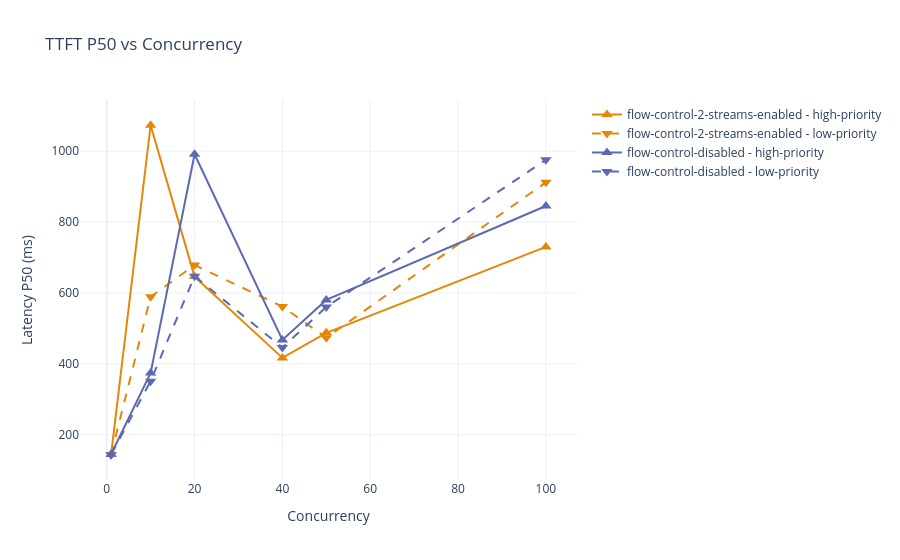
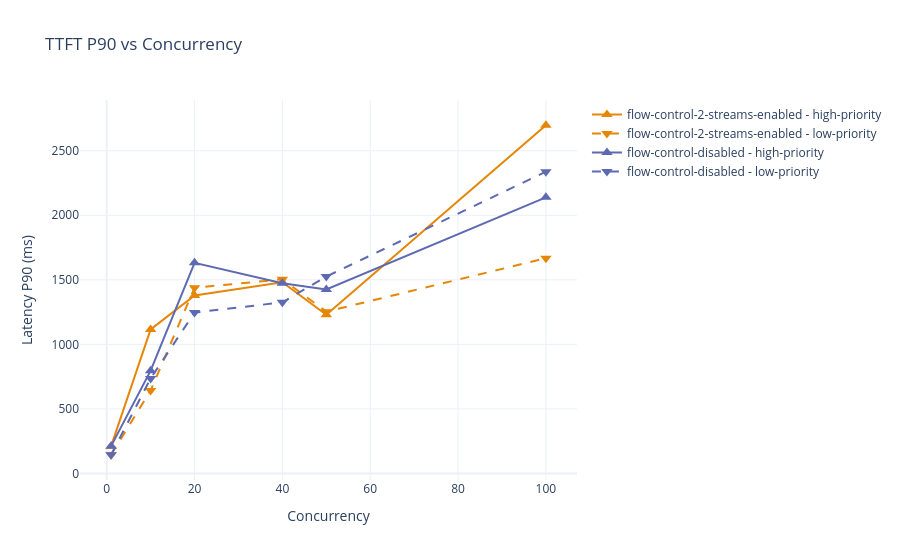
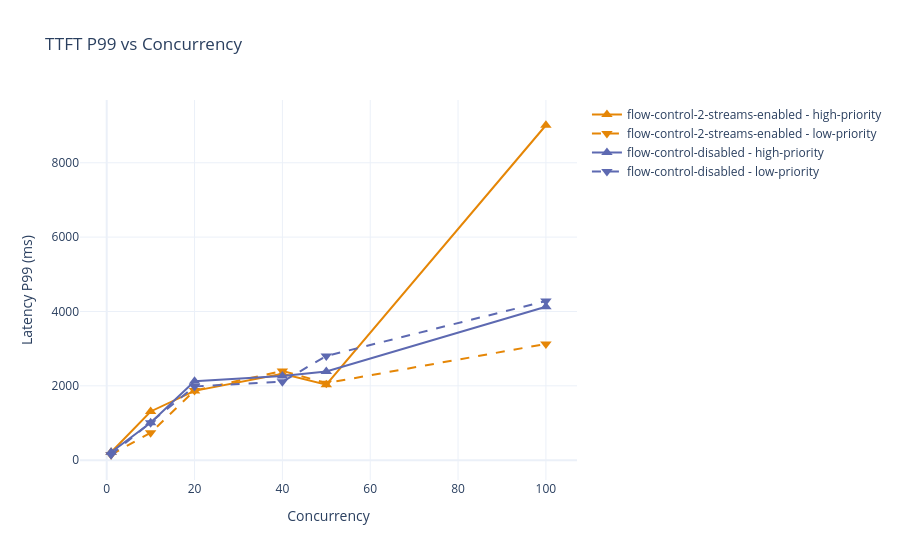
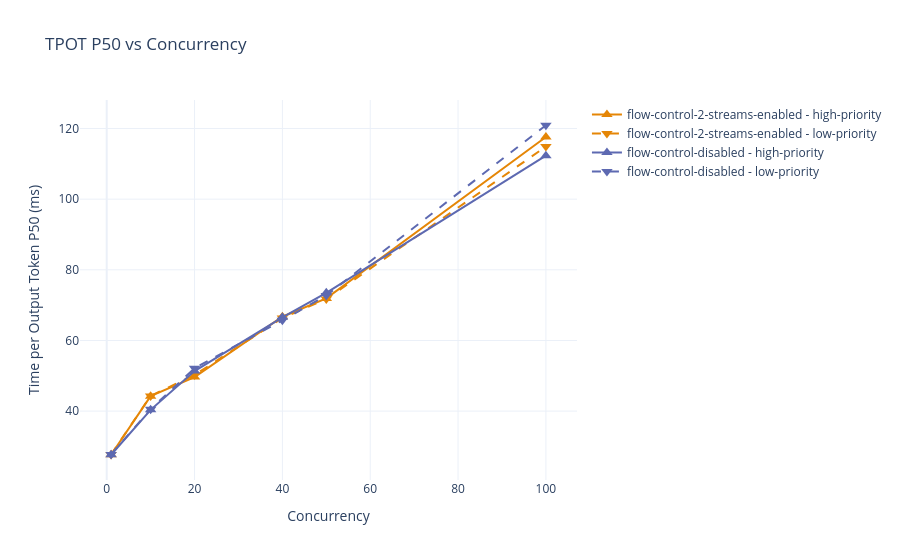

Notebook code for these charts, in order:
### Code cell
# Define colors for each experiment
experiments = df['Experiment'].unique()
import plotly.express as px
colors = px.colors.qualitative.Vivid
pio.templates.default = "plotly_white"
# Define symbols for streams
symbol_map = {
    'high-priority': 'triangle-up',
    'low-priority': 'triangle-down'
}

def create_metric_chart(df, metric_col, title, yaxis_title):
    """Create a scatter plot for a given metric vs concurrency."""
    fig = go.Figure()
    
    for i, experiment in enumerate(sorted(df['Experiment'].unique())):
        for stream in df['Stream'].unique():
            # Filter data for this experiment and stream
            mask = (df['Experiment'] == experiment) & (df['Stream'] == stream)
            data = df[mask].sort_values('Concurrency')
            
            if len(data) > 0:
                fig.add_trace(go.Scatter(
                    x=data['Concurrency'],
                    y=data[metric_col],
                    mode='lines+markers',
                    name=f'{experiment} - {stream}',
                    marker=dict(
                        symbol=symbol_map.get(stream, 'circle'),
                        size=10,
                        color=colors[i]
                    ),
                    line=dict(
                        color=colors[i],
                        dash='solid' if stream == 'high-priority' else 'dash'
                    )
                ))
    
    fig.update_layout(
        title=title,
        xaxis_title='Concurrency',
        yaxis_title=yaxis_title,
        hovermode='closest',
        showlegend=True
    )
    
    return fig

# Create charts for each metric
fig_ttft_p50 = create_metric_chart(df, 'TTFT_P50', 'TTFT P50 vs Concurrency', 'Latency P50 (ms)')
fig_ttft_p90 = create_metric_chart(df, 'TTFT_P90', 'TTFT P90 vs Concurrency', 'Latency P90 (ms)')
fig_ttft_p99 = create_metric_chart(df, 'TTFT_P99', 'TTFT P99 vs Concurrency', 'Latency P99 (ms)')
fig_tpot_p50 = create_metric_chart(df, 'TPOT_P50', 'TPOT P50 vs Concurrency', 'Time per Output Token P50 (ms)')
fig_tpot_p90 = create_metric_chart(df, 'TPOT_P90', 'TPOT P90 vs Concurrency', 'Time per Output Token P90 (ms)')
fig_tpot_p99 = create_metric_chart(df, 'TPOT_P99', 'TPOT P99 vs Concurrency', 'Time per Output Token P99 (ms)')

fig_throughput = create_metric_chart(df, 'Throughput', 'Throughput vs Concurrency', 'Throughput (req/s)')

fig_successful = create_metric_chart(df, 'Successful Reqs', 'Successful Requests vs Concurrency', 'Successful Requests')
fig_unsuccessful = create_metric_chart(df, 'Unsuccessful Reqs', 'Successful Requests vs Concurrency', 'Unsuccessful Requests')

# Display the charts
fig_ttft_p50.show()
fig_ttft_p90.show()
fig_ttft_p99.show()
fig_tpot_p50.show()
fig_tpot_p90.show()
fig_tpot_p99.show()
fig_throughput.show()
fig_successful.show()
fig_unsuccessful.show()

### Figure 1 — Plotly figure (JSON) as saved in the notebook; plotly's stock layout.template omitted (floating-point values rounded to 4 significant figures)
{"data": [{"line": {"color": "rgb(229, 134, 6)", "dash": "solid"}, "marker": {"color": "rgb(229, 134, 6)", "size": 10, "symbol": "triangle-up"}, "mode": "lines+markers", "name": "flow-control-2-streams-enabled - high-priority", "x": [1, 10, 20, 40, 50, 100], "y": [144.2, 1073.0, 646.1, 416.7, 487.4, 729.8], "type": "scatter"}, {"line": {"color": "rgb(229, 134, 6)", "dash": "dash"}, "marker": {"color": "rgb(229, 134, 6)", "size": 10, "symbol": "triangle-down"}, "mode": "lines+markers", "name": "flow-control-2-streams-enabled - low-priority", "x": [1, 10, 20, 40, 50, 100], "y": [143.3, 589.2, 678.5, 561.5, 473.6, 912.2], "type": "scatter"}, {"line": {"color": "rgb(93, 105, 177)", "dash": "solid"}, "marker": {"color": "rgb(93, 105, 177)", "size": 10, "symbol": "triangle-up"}, "mode": "lines+markers", "name": "flow-control-disabled - high-priority", "x": [1, 10, 20, 40, 50, 100], "y": [144.7, 374.2, 991.5, 467.3, 580.2, 845.3], "type": "scatter"}, {"line": {"color": "rgb(93, 105, 177)", "dash": "dash"}, "marker": {"color": "rgb(93, 105, 177)", "size": 10, "symbol": "triangle-down"}, "mode": "lines+markers", "name": "flow-control-disabled - low-priority", "x": [1, 10, 20, 40, 50, 100], "y": [143.6, 351.1, 647.3, 445.9, 560.3, 975.6], "type": "scatter"}], "layout": {"title": {"text": "TTFT P50 vs Concurrency"}, "xaxis": {"title": {"text": "Concurrency"}}, "yaxis": {"title": {"text": "Latency P50 (ms)"}}, "hovermode": "closest", "showlegend": true}}

### Figure 2 — Plotly figure (JSON) as saved in the notebook; plotly's stock layout.template omitted (floating-point values rounded to 4 significant figures)
{"data": [{"line": {"color": "rgb(229, 134, 6)", "dash": "solid"}, "marker": {"color": "rgb(229, 134, 6)", "size": 10, "symbol": "triangle-up"}, "mode": "lines+markers", "name": "flow-control-2-streams-enabled - high-priority", "x": [1, 10, 20, 40, 50, 100], "y": [211.3, 1116.0, 1378.0, 1481.0, 1230.0, 2698.0], "type": "scatter"}, {"line": {"color": "rgb(229, 134, 6)", "dash": "dash"}, "marker": {"color": "rgb(229, 134, 6)", "size": 10, "symbol": "triangle-down"}, "mode": "lines+markers", "name": "flow-control-2-streams-enabled - low-priority", "x": [1, 10, 20, 40, 50, 100], "y": [144.9, 642.7, 1439.0, 1504.0, 1253.0, 1668.0], "type": "scatter"}, {"line": {"color": "rgb(93, 105, 177)", "dash": "solid"}, "marker": {"color": "rgb(93, 105, 177)", "size": 10, "symbol": "triangle-up"}, "mode": "lines+markers", "name": "flow-control-disabled - high-priority", "x": [1, 10, 20, 40, 50, 100], "y": [211.7, 796.5, 1632.0, 1474.0, 1425.0, 2139.0], "type": "scatter"}, {"line": {"color": "rgb(93, 105, 177)", "dash": "dash"}, "marker": {"color": "rgb(93, 105, 177)", "size": 10, "symbol": "triangle-down"}, "mode": "lines+markers", "name": "flow-control-disabled - low-priority", "x": [1, 10, 20, 40, 50, 100], "y": [145.0, 735.8, 1246.0, 1325.0, 1526.0, 2338.0], "type": "scatter"}], "layout": {"title": {"text": "TTFT P90 vs Concurrency"}, "xaxis": {"title": {"text": "Concurrency"}}, "yaxis": {"title": {"text": "Latency P90 (ms)"}}, "hovermode": "closest", "showlegend": true}}

### Figure 3 — Plotly figure (JSON) as saved in the notebook; plotly's stock layout.template omitted (floating-point values rounded to 4 significant figures)
{"data": [{"line": {"color": "rgb(229, 134, 6)", "dash": "solid"}, "marker": {"color": "rgb(229, 134, 6)", "size": 10, "symbol": "triangle-up"}, "mode": "lines+markers", "name": "flow-control-2-streams-enabled - high-priority", "x": [1, 10, 20, 40, 50, 100], "y": [212.7, 1311.0, 1864.0, 2326.0, 2032.0, 9009.0], "type": "scatter"}, {"line": {"color": "rgb(229, 134, 6)", "dash": "dash"}, "marker": {"color": "rgb(229, 134, 6)", "size": 10, "symbol": "triangle-down"}, "mode": "lines+markers", "name": "flow-control-2-streams-enabled - low-priority", "x": [1, 10, 20, 40, 50, 100], "y": [147.2, 738.4, 1874.0, 2402.0, 2073.0, 3127.0], "type": "scatter"}, {"line": {"color": "rgb(93, 105, 177)", "dash": "solid"}, "marker": {"color": "rgb(93, 105, 177)", "size": 10, "symbol": "triangle-up"}, "mode": "lines+markers", "name": "flow-control-disabled - high-priority", "x": [1, 10, 20, 40, 50, 100], "y": [213.0, 1005.0, 2125.0, 2266.0, 2387.0, 4129.0], "type": "scatter"}, {"line": {"color": "rgb(93, 105, 177)", "dash": "dash"}, "marker": {"color": "rgb(93, 105, 177)", "size": 10, "symbol": "triangle-down"}, "mode": "lines+markers", "name": "flow-control-disabled - low-priority", "x": [1, 10, 20, 40, 50, 100], "y": [146.3, 1005.0, 1985.0, 2111.0, 2802.0, 4280.0], "type": "scatter"}], "layout": {"title": {"text": "TTFT P99 vs Concurrency"}, "xaxis": {"title": {"text": "Concurrency"}}, "yaxis": {"title": {"text": "Latency P99 (ms)"}}, "hovermode": "closest", "showlegend": true}}

### Figure 4 — Plotly figure (JSON) as saved in the notebook; plotly's stock layout.template omitted (floating-point values rounded to 4 significant figures)
{"data": [{"line": {"color": "rgb(229, 134, 6)", "dash": "solid"}, "marker": {"color": "rgb(229, 134, 6)", "size": 10, "symbol": "triangle-up"}, "mode": "lines+markers", "name": "flow-control-2-streams-enabled - high-priority", "x": [1, 10, 20, 40, 50, 100], "y": [27.65, 44.24, 49.64, 66.72, 71.9, 117.6], "type": "scatter"}, {"line": {"color": "rgb(229, 134, 6)", "dash": "dash"}, "marker": {"color": "rgb(229, 134, 6)", "size": 10, "symbol": "triangle-down"}, "mode": "lines+markers", "name": "flow-control-2-streams-enabled - low-priority", "x": [1, 10, 20, 40, 50, 100], "y": [27.71, 44.31, 50.22, 66.36, 71.72, 114.9], "type": "scatter"}, {"line": {"color": "rgb(93, 105, 177)", "dash": "solid"}, "marker": {"color": "rgb(93, 105, 177)", "size": 10, "symbol": "triangle-up"}, "mode": "lines+markers", "name": "flow-control-disabled - high-priority", "x": [1, 10, 20, 40, 50, 100], "y": [27.65, 40.35, 51.33, 66.55, 73.48, 112.3], "type": "scatter"}, {"line": {"color": "rgb(93, 105, 177)", "dash": "dash"}, "marker": {"color": "rgb(93, 105, 177)", "size": 10, "symbol": "triangle-down"}, "mode": "lines+markers", "name": "flow-control-disabled - low-priority", "x": [1, 10, 20, 40, 50, 100], "y": [27.72, 40.54, 52.13, 65.69, 72.74, 120.9], "type": "scatter"}], "layout": {"title": {"text": "TPOT P50 vs Concurrency"}, "xaxis": {"title": {"text": "Concurrency"}}, "yaxis": {"title": {"text": "Time per Output Token P50 (ms)"}}, "hovermode": "closest", "showlegend": true}}
